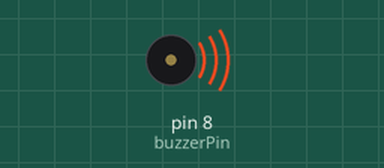
Recording of a sketch running on a simulated Arduino Uno, built with avr-gcc and run on an emulated ATmega328P. Parts: buzzer (waves = sounding).

Above: at 2.2 s.
At 2.8 s:
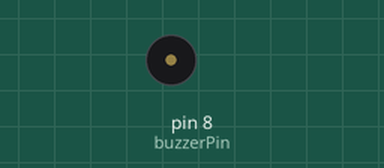
Timing chart, 0 to 4.3 s (numbered marks = the images above):
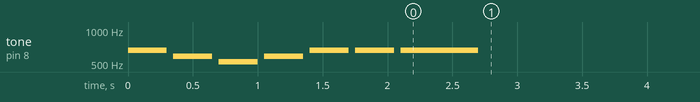

The sketch:

example_2.ino
```cpp
// Plays a short melody by sending specific note frequencies and durations to the buzzer using tone() in setup().
//
// Buy this module: https://shillehtek.com/products/ky-006-passive-piezo-buzzer-alarm-module-for-arduino-projects
// Full manual: https://shillehtek.com/blogs/shillehtek-product-manuals/ky-006-passive-piezo-buzzer-alarm-module-for-arduino-projects-manual
// More examples: https://github.com/shillehbean/shillehtek-examples
//

// KY-006 - Play a simple melody using note frequencies

const int buzzerPin = 8;

// Note frequencies in Hz
#define NOTE_C5  523
#define NOTE_D5  587
#define NOTE_E5  659
#define NOTE_G5  784

int melody[]   = {NOTE_E5, NOTE_D5, NOTE_C5, NOTE_D5, NOTE_E5, NOTE_E5, NOTE_E5};
int durations[] = {300, 300, 300, 300, 300, 300, 600};

void setup() {
  pinMode(buzzerPin, OUTPUT);
  for (int i = 0; i < 7; i++) {
    tone(buzzerPin, melody[i], durations[i]);
    delay(durations[i] + 50);
  }
  noTone(buzzerPin);
}

void loop() {}
```
